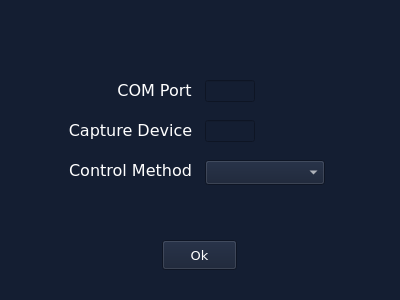
<?xml version="1.0" encoding="UTF-8"?>
<ui version="4.0">
 <class>Form</class>
 <widget class="QWidget" name="Form">
  <property name="geometry">
   <rect>
    <x>0</x>
    <y>0</y>
    <width>400</width>
    <height>300</height>
   </rect>
  </property>
  <property name="minimumSize">
   <size>
    <width>400</width>
    <height>300</height>
   </size>
  </property>
  <property name="maximumSize">
   <size>
    <width>400</width>
    <height>300</height>
   </size>
  </property>
  <property name="windowTitle">
   <string>Form</string>
  </property>
  <property name="styleSheet">
   <string notr="true">background-color: rgb(20, 30, 50);
color: white;
</string>
  </property>
  <widget class="QLabel" name="com_port_label">
   <property name="geometry">
    <rect>
     <x>114</x>
     <y>80</y>
     <width>81</width>
     <height>20</height>
    </rect>
   </property>
   <property name="font">
    <font>
     <family>Verdana</family>
     <pointsize>12</pointsize>
    </font>
   </property>
   <property name="text">
    <string>COM Port</string>
   </property>
   <property name="alignment">
    <set>Qt::AlignCenter</set>
   </property>
  </widget>
  <widget class="QLineEdit" name="com_port_text">
   <property name="geometry">
    <rect>
     <x>205</x>
     <y>80</y>
     <width>50</width>
     <height>22</height>
    </rect>
   </property>
   <property name="font">
    <font>
     <family>Verdana</family>
     <pointsize>12</pointsize>
    </font>
   </property>
  </widget>
  <widget class="QLabel" name="capture_device_label">
   <property name="geometry">
    <rect>
     <x>65</x>
     <y>120</y>
     <width>131</width>
     <height>20</height>
    </rect>
   </property>
   <property name="font">
    <font>
     <family>Verdana</family>
     <pointsize>12</pointsize>
    </font>
   </property>
   <property name="text">
    <string>Capture Device</string>
   </property>
   <property name="alignment">
    <set>Qt::AlignCenter</set>
   </property>
  </widget>
  <widget class="QLineEdit" name="capture_device_text">
   <property name="geometry">
    <rect>
     <x>205</x>
     <y>120</y>
     <width>50</width>
     <height>22</height>
    </rect>
   </property>
   <property name="font">
    <font>
     <family>Verdana</family>
     <pointsize>12</pointsize>
    </font>
   </property>
  </widget>
  <widget class="QLabel" name="control_method_label">
   <property name="geometry">
    <rect>
     <x>65</x>
     <y>160</y>
     <width>131</width>
     <height>20</height>
    </rect>
   </property>
   <property name="font">
    <font>
     <family>Verdana</family>
     <pointsize>12</pointsize>
    </font>
   </property>
   <property name="text">
    <string>Control Method</string>
   </property>
   <property name="alignment">
    <set>Qt::AlignCenter</set>
   </property>
  </widget>
  <widget class="QPushButton" name="ok_button">
   <property name="geometry">
    <rect>
     <x>162</x>
     <y>240</y>
     <width>75</width>
     <height>30</height>
    </rect>
   </property>
   <property name="font">
    <font>
     <family>Verdana</family>
     <pointsize>10</pointsize>
    </font>
   </property>
   <property name="text">
    <string>Ok</string>
   </property>
  </widget>
  <widget class="QComboBox" name="control_method_box">
   <property name="geometry">
    <rect>
     <x>205</x>
     <y>160</y>
     <width>120</width>
     <height>25</height>
    </rect>
   </property>
   <property name="font">
    <font>
     <family>Verdana</family>
     <pointsize>12</pointsize>
    </font>
   </property>
  </widget>
 </widget>
 <resources/>
 <connections/>
</ui>
